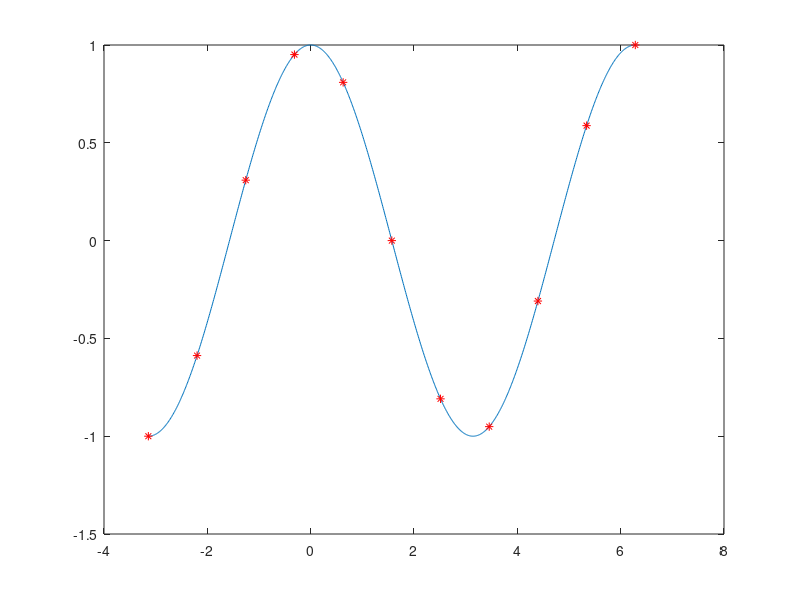

Write the MATLAB code that produced this figure.
x = linspace(-pi,2*pi,1000)';
M = 100; kk = 0:M;

[X,K]=meshgrid(x,kk);
y = sum(X.^(2*K)./factorial(2*K).*(-1).^K);

x11 = linspace(x(1),x(end),11);
plot(x,y,x11,cos(x11),'r*');